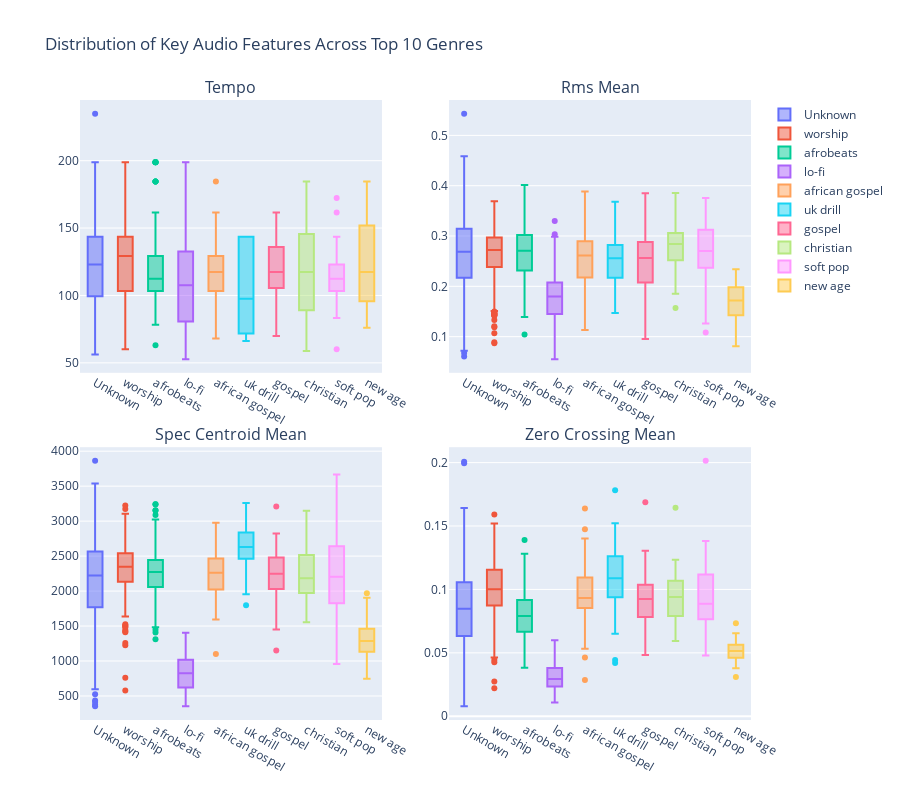

Notebook code for this chart:
### Markdown cell above
**Interpretation**: The correlation matrix shows how audio features relate to each other:

- **Red cells (positive correlation)**: Features that increase together
  - Example: `spec_rolloff_mean` and `spec_centroid_mean` (both measure high-frequency content)
  - Example: `tempo` and `beat_tempo` (both measure rhythm)

- **Blue cells (negative correlation)**: Features that move in opposite directions
  - Less common in audio features, but indicates inverse relationships

- **White cells (no correlation)**: Features that vary independently
  - Most desirable for machine learning - each feature provides unique information

**Key Findings**:
- Spectral features (`spec_centroid`, `spec_bandwidth`, `spec_rolloff`) often correlate - they all describe frequency distribution
- Tempo-related features naturally correlate strongly
- RMS energy features are relatively independent - they capture loudness/dynamics
- Duration shows little correlation with other features - track length is independent of sonic characteristics

**Implications for Modeling**:
- High correlations aren't necessarily bad - models can handle some redundancy
- Tree-based models (Random Forest, Gradient Boosting) handle correlated features well
- Logistic Regression might be affected by multicollinearity if correlations are very strong

#### 4.6.3 Feature Distributions by Genre

Let's examine how key features vary across genres to understand if they're discriminative.

### Code cell
# Visualization 3: Feature Distributions by Genre
print(f"\n{'='*70}")
print(f"VISUALIZATION 3: FEATURE DISTRIBUTIONS BY GENRE")
print(f"{'='*70}\n")

# Select a few key features that are likely to differ by genre
key_features = ['tempo', 'rms_mean', 'spec_centroid_mean', 'zero_crossing_mean']

# Create subplots
fig_features = make_subplots(
    rows=2, cols=2,
    subplot_titles=[f'{feat.replace("_", " ").title()}' for feat in key_features],
    vertical_spacing=0.12,
    horizontal_spacing=0.10
)

# Add box plots for each feature
for idx, feature in enumerate(key_features):
    row = idx // 2 + 1
    col = idx % 2 + 1
    
    # Get top 10 genres by count for cleaner visualization
    top_genres = df_tracks_filtered['genre'].value_counts().head(10).index
    df_plot = df_tracks_filtered[df_tracks_filtered['genre'].isin(top_genres)]
    
    for genre in top_genres:
        genre_data = df_plot[df_plot['genre'] == genre][feature]
        fig_features.add_trace(
            go.Box(y=genre_data, name=genre, showlegend=(idx == 0)),
            row=row, col=col
        )

fig_features.update_layout(
    height=800,
    title_text="Distribution of Key Audio Features Across Top 10 Genres",
    showlegend=True
)

fig_features.show()

# Statistical comparison: ANOVA to test if features differ significantly across genres
from scipy import stats

print(f"\nStatistical Significance Tests (ANOVA):")
print(f"Testing if feature means differ significantly across genres\n")

for feature in key_features:
    # Get data for each genre
    genre_groups = [df_tracks_filtered[df_tracks_filtered['genre'] == g][feature].values 
                   for g in df_tracks_filtered['genre'].unique()]
    
    # Perform one-way ANOVA
    f_stat, p_value = stats.f_oneway(*genre_groups)
    
    significance = "***" if p_value < 0.001 else "**" if p_value < 0.01 else "*" if p_value < 0.05 else "n.s."
    
    print(f"  {feature:25s}: F = {f_stat:8.2f}, p = {p_value:.2e} {significance}")

print(f"\n  Significance codes: *** p<0.001, ** p<0.01, * p<0.05, n.s. = not significant")
print(f"  → All features with p < 0.05 are discriminative for genre classification")
